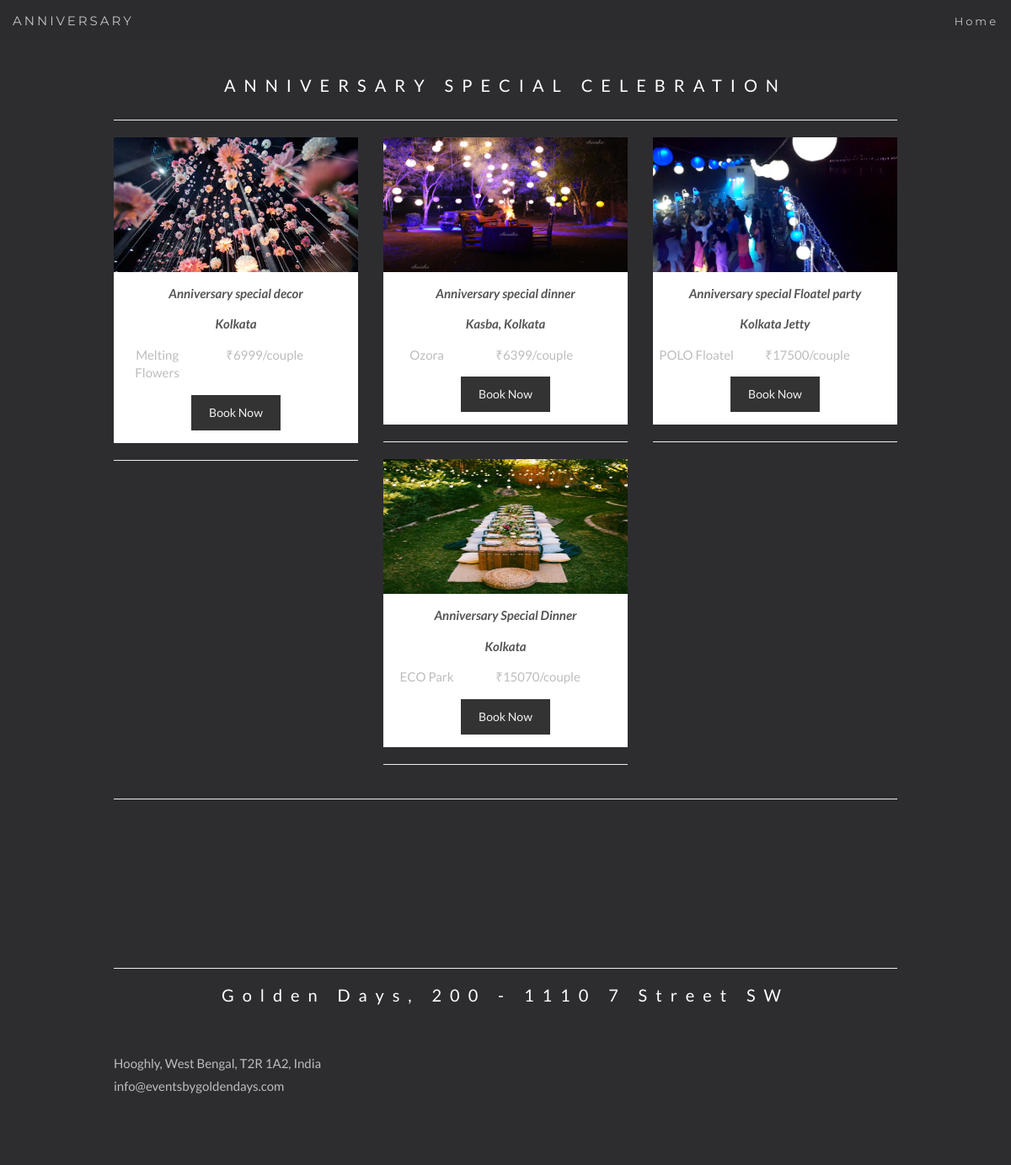
The page /Wedding/special_celebration/ on the database its author committed.
### baseApp/models.py (models this page shows, shortened)
class AnniSpecial(models.Model):
    arrengement_name = models.CharField(max_length=100,blank=True,choices=name_choices,)
    organizer= models.CharField(max_length=100)
    phone= models.CharField(max_length=30)
    location= models.CharField(max_length=30)
    package=  models.CharField(max_length=30)
    desc= models.CharField(max_length=500,blank=True)
    log= models.DateTimeField(auto_now_add=True)
    picture= models.ImageField(upload_to="Anni",blank=True)
    servicefor=  models.ForeignKey(ServiceFor,on_delete=models.CASCADE,default=1)

### baseApp/views.py (the view, shortened to what this page needs)
# urls.py: path('special_celebration/',views.Special_celebration,name='special_celebration'),
def Special_celebration (request):
	an= AnniSpecial.objects.all()
	return render(request,'special_celebration.html',{'an':an})

### templates/special_celebration.html (shortened to what this page needs)
{% extends 'anniversary_base.html'%}
{%load static%}
{% load app_extras %}
{% block bodyblock %}
<div class="container">
  <h3 class="text-center">ANNIVERSARY SPECIAL CELEBRATION</h3>
  <hr class="featurette-divider">
  {% if an %}
  <div class="row text-center">
    {% for item in an %}
    <div class="col-sm-4">
      <div class="thumbnail">
        {% if item.picture %}
        <img src="{{item.picture.url}}" style="width:300px; height:160px;">
        {% endif %}
        <p class="text-center"><strong>{{item.arrengement_name}}</strong></p>
        <p class="text-center"><strong>{{item.location}}</strong></p>
        <p>
        <div class="row text-center">
          <div class="col-sm-5 text-center">
            {{item.organizer}}
          </div>
          <div class="col-sm-4">
            ₹{{item.package}}/couple
          </div>
        </div>
        </p>
        <button class="btn" data-toggle="modal" data-target="#myModal{{item.id}}">Book Now</button>
      </div>
      <hr class="featurette-divider">
    </div>
    {% endfor %}
  </div>
  <hr class="featurette-divider">
  {% else %}
  <h3 class="text-center">No Data Available now</h3>
  {% endif %}
  {% endblock %}

### templates/anniversary_base.html (style rules this page uses)
html { height: 100%; }
body { min-height: 100%; width: 100vw; font: 400 15px/1.8 Lato, sans-serif; color: #777; overflow-x: hidden; }
h3, h4 { margin: 10px 0 30px 0; letter-spacing: 10px; font-size: 20px; color: #111; }
.container { padding: 80px 120px; }
.bg-1 h3 { color: #fff; }
.bg-1 p { font-style: italic; }
.thumbnail { padding: 0 0 15px 0; border: none; border-radius: 0; }
.thumbnail p { margin-top: 15px; color: #555; }
.btn { padding: 10px 20px; background-color: #333; color: #f1f1f1; border-radius: 0; transition: .2s; }

### rows shown on the page
AnniSpecial: picture (picture), arrengement_name "Anniversary special decor", location "Kolkata", organizer "Melting Flowers", package "6999"
AnniSpecial: picture (picture), arrengement_name "Anniversary special dinner", location "Kasba, Kolkata", organizer "Ozora", package "6399"
AnniSpecial: picture (picture), arrengement_name "Anniversary special Floatel party", location "Kolkata Jetty", organizer "POLO Floatel", package "17500"
AnniSpecial: picture (picture), arrengement_name "Anniversary Special Dinner", location "Kolkata", organizer "ECO Park", package "15070"
